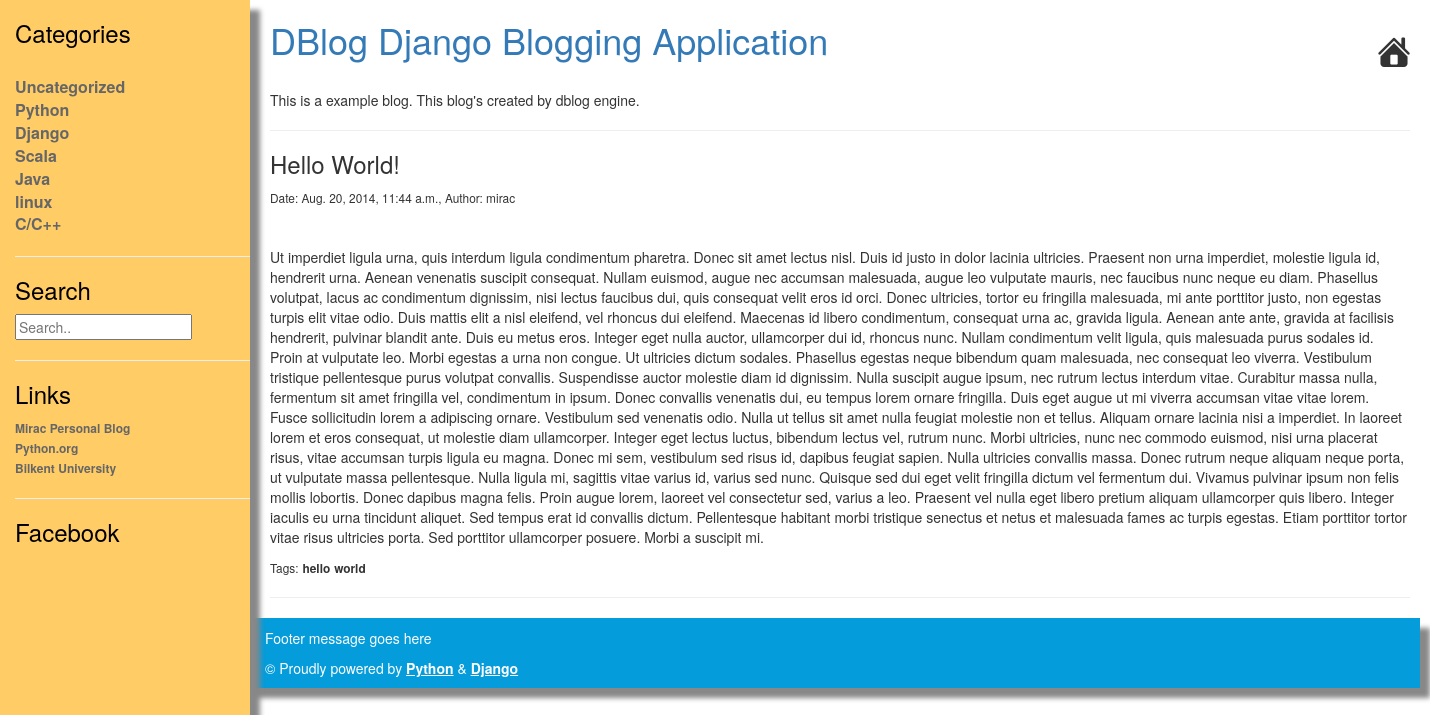
/view/hello-world.html, run on the app's committed database.
### blog/models.py (models this page shows, shortened)
class Category(models.Model):
    title = models.CharField(max_length=255)
    slug = models.SlugField(auto_created=True)
    description = models.TextField()

class Setting(models.Model):
    site_title = models.CharField(max_length=255)
    site_description = models.TextField(max_length=300)
    footer_description = models.CharField(max_length=255)

class Post(models.Model):
    title = models.CharField(max_length=255)
    slug = models.SlugField(auto_created=True)
    description = models.TextField()
    content = models.TextField()
    created_date = models.DateTimeField(auto_now_add=True)
    modified_date = models.DateTimeField(auto_now=True)
    is_published = models.BooleanField(default=False)
    category = models.ForeignKey('Category')
    tags = models.ManyToManyField('Tag')
    author = models.ForeignKey(User)

class Tag(models.Model):
    name = models.CharField(max_length=255)
    slug = models.SlugField()

### blog/views.py (the view)
# urls.py: url('^view/(?P<slug>[\w\d-]+).html$', 'blog.views.post_view', name='post_view'),
def post_view(request, slug):
    post = get_object_or_404(Post, slug=slug)
    return render_to_response("post_view.html", {
        "post": post,
        "categories": categories,
        "settings": settings
    }, RequestContext(request))

### templates/post_view.html
{% extends "base.html" %}
{% block content %}
    <h3>{{ post.title }}</h3>
    <div class="posts">
        <div id="container">
            <small>Date: {{ post.modified_date }}, Author: {{ post.author }}</small>
            <br/><br/><br/>
            <p>{{ post.content }}</p>
            <small>Tags:</small>
            {% for tag in post.tags.all %}
                <b>
                    <small>{{ tag.name }}</small>
                </b>
            {% endfor %}
        </div>
    </div>
    <hr/>
{% endblock %}

### templates/base.html (shortened to what this page needs)
{% load staticfiles %}
<!doctype html>
<html lang="tr">
<head>
    <link rel="stylesheet" href="http://maxcdn.bootstrapcdn.com/bootstrap/3.2.0/css/bootstrap.min.css"/>
    <link rel="stylesheet" href="{% static "style.css" %}"/>
</head>
<body>
<div id="wrapper">
    <div id="sidebar-wrapper"
         style="padding-left:15px;color: #000;box-shadow: 10px 10px 5px #888888;background-color:#FFCC66;">
        {% block sidebar %}
            <div id="cats">
                {% include "_categories.html" %}
            </div>
        {% endblock %}
        <hr/>
        <h3 style="color: #000">Search</h3>
        <form action="/search.html" method="GET">
            <input type="text" name="keyword" id="keyword" placeholder="Search.."/>
        </form>
        <hr/>
        <h3 style="color: #000">Links</h3>
        <ul>
            <li><a style="font-size: 12px;color: #666" href="http://mirac.me">Mirac Personal Blog</a></li>
            <li><a style="font-size: 12px;color: #666" href="https://www.python.org">Python.org</a></li>
            <li><a style="font-size: 12px;color: #666" href="http://www.bilkent.edu.tr">Bilkent University</a></li>
        </ul>
        <hr/>
        <h3 style="color: #000">Facebook</h3>
    </div>
    <div id="page-content-wrapper">
        <div class="page-content">
            <div class="container">
                <div class="row">
                    <div class="col-md-12">
                        <span id="logo" style="float: right">
                            <a href="{% url "index" %}"><img src="{% static "home.png" %}" width="32" height="32"
                                                             style="margin-top: 35px" alt=""/></a>
                        </span>
                        <h1><a href="{% url 'index' %}">{{ settings.site_title }}</a></h1>
                        <br>
                        <div class="posts">
                            {{ settings.site_description }}
                        </div>
                        <hr/>
                        {% block content %} {% endblock %}
                    </div>
                </div>
            </div>
        </div>
    </div>
    <div id="page-content-wrapper"
         style="margin-left:-10px;background-color:#049cdb;color: #ffffff;padding:10px;box-shadow: 10px 10px 5px #888888;">
        <div class="page-content">
            <div class="container">
                <div class="row">
                    <div class="col-md-12">
                        <p id="footer-message">
                            {{ settings.footer_description }}
                        </p>
                 <span style="text-align: right">&copy; Proudly powered by <a class="footer_url"
                                                                              href="http://python.org" target="_blank">Python</a> &
            <a class="footer_url" href="https://www.djangoproject.com" target="_blank">Django</a></span>
                    </div>
                </div>
            </div>
        </div>
    </div>
</div>
</body>
</html>

### templates/_categories.html
{% load cache %}
<h3 style="color: #000">Categories</h3>
<br>
<ul>
    {% cache 1 sidebar %}
        {% for category in categories %}
            <li><a style="color: #666; font-size: 16px" href="/category/{{ category.slug }}.html">{{ category.title }}</a></li>
        {% endfor %}
    {% endcache %}
</ul>

### static/style.css (style rules this page uses)
ul { padding: 0; }
ul li { list-style: none; }
ul li a { color: #ffffff; font-weight: bold; font-size: 18px; }
#wrapper { padding-left: 250px; transition: all 0.4s ease 0s; }
#sidebar-wrapper { margin-left: -250px; left: 250px; width: 250px; background: #000; position: fixed; height: 100%; overflow-y: auto; z-index: 1000; transition: all 0.4s ease 0s; }
#page-content-wrapper { width: 100%; }
.footer_url { color: #FFF; font-weight: bold; text-decoration: underline; }

### data on the page
Category: title "Uncategorized"
Category: title "Python"
Category: title "Django"
Category: title "Scala"
Category: title "Java"
Category: title "linux"
Category: title "C/C++"
Setting: site_title "DBlog Django Blogging Application", site_description "This is a example blog. This blog's created by dblog engine.", footer_description "Footer message goes here"
Post: title "Hello World!", modified_date "Aug. 20, 2014, 11:44 a.m.", author "mirac", content "Ut imperdiet ligula urna, quis interdum ligula condimentum pharetra. Donec sit amet lectus nisl. Duis id justo in dolor lacinia ultricies. Praesent non urna imperdiet, molestie ligula id, hendrerit urna. Aenean venenatis suscipit consequat. Nullam euismod, augue nec accumsan malesuada, augue leo vulputate mauris, nec faucibus nunc neque eu diam. Phasellus volutpat, lacus ac condimentum dignissim, nisi lectus faucibus dui, quis consequat velit eros id orci. Donec ultricies, tortor eu fringilla malesuada, mi ante porttitor justo, non egestas turpis elit vitae odio. Duis mattis elit a nisl eleifend, vel rhoncus dui eleifend. Maecenas id libero condimentum, consequat urna ac, gravida ligula.…"
Tag: name "hello"
Tag: name "world"
